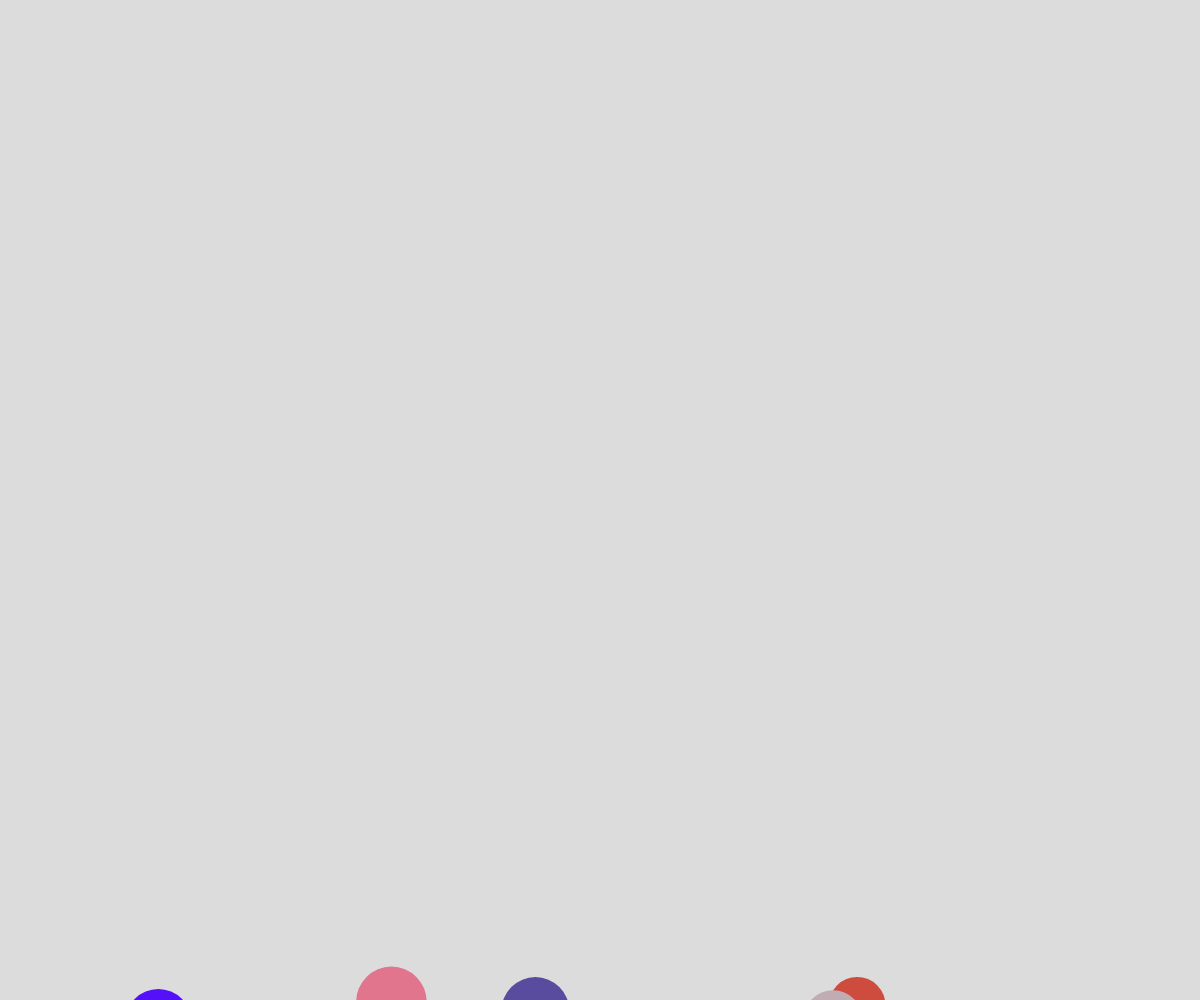
Frame 1 (no input)
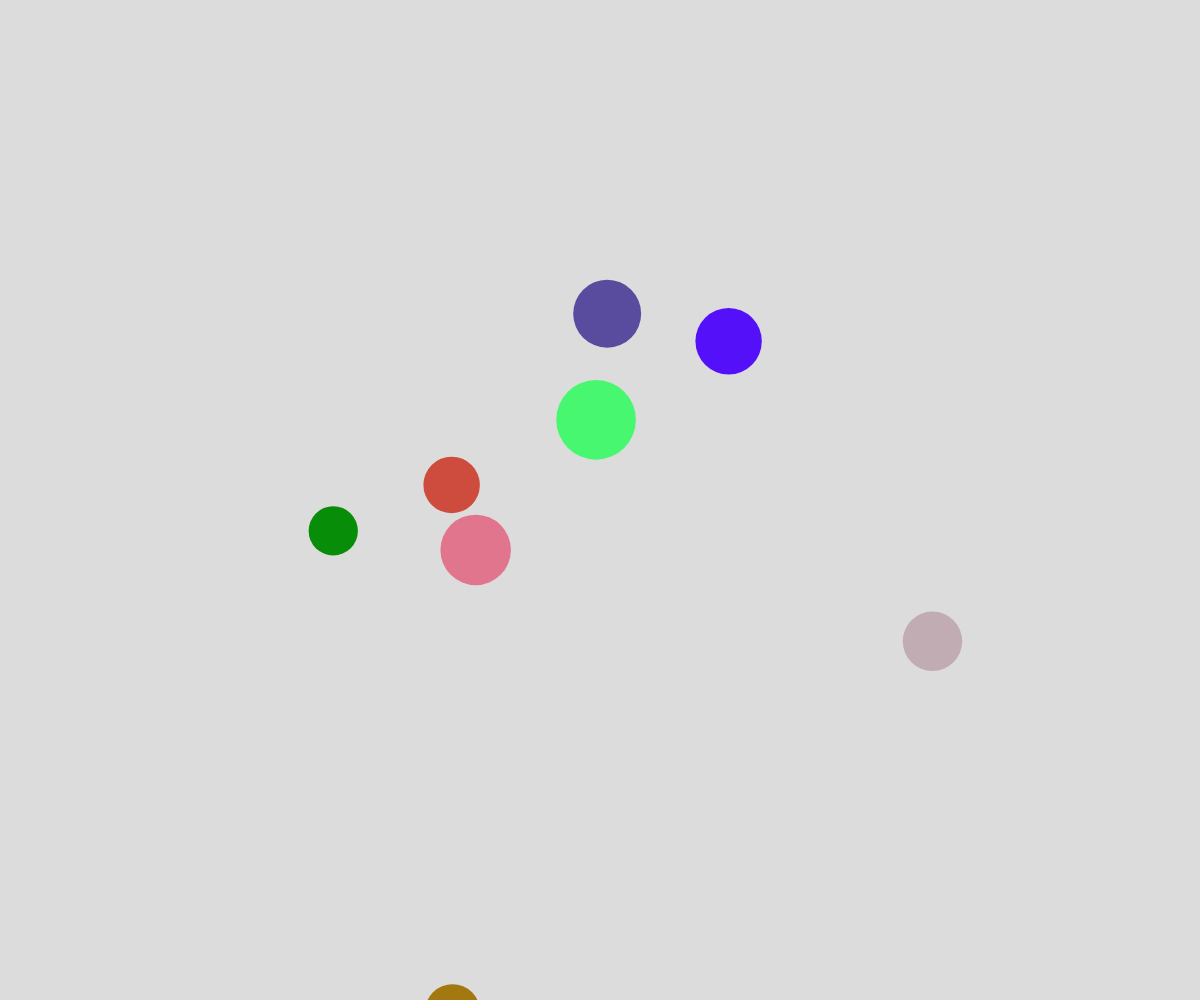
Frame 60 (no input)
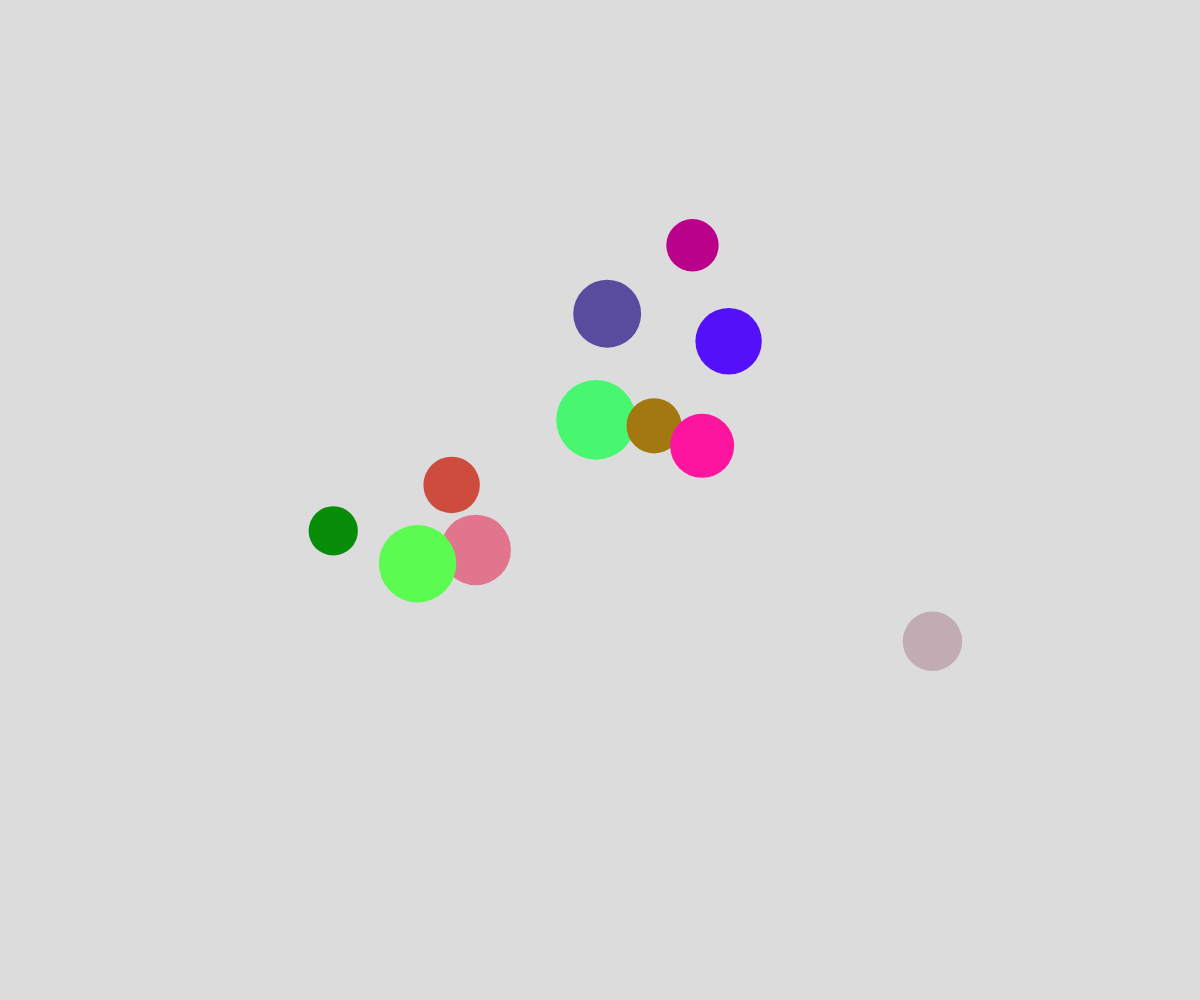
Frame 120 (the mouse pressed at the canvas centre since frame 60)

The p5.js sketch that drew these frames (run headless with seeded random() and noise() and a simulated clock; from frame 60 on, the mouse is pressed at the canvas centre):

// p5.js sketch
// ── sketch.js
// removing ojects from the array

let theBubbles = [];

function setup() {
  createCanvas(windowWidth, windowHeight);
  noStroke();

  for(let i = 0; i < 5; i++){
    spawnBubble();
  }

  window.setInterval(spawnBubble, 500);
}

function draw() {
  background(220);
  // moveBubblesRandomly();
  displayBubble();
  moveBubblesWithNoise();
  
}

function mousePressed(){
  for(let bubble of theBubbles){
    if (clickedInBubble(mouseX, mouseY, bubble)){
      let theIndex = theBubbles.indexOf(bubble);
      theBubbles.splice(theIndex, 1);
    }
  }
}

function clickedInBubble(x, y, theBubbles){
  let distanceAway = dist(x, y, theBubbles.x, theBubbles.y);
  if (distanceAway < theBubbles.radius){
    return true;
  }

  else{
    return false;
  }
}

function moveBubblesWithNoise(){
  for( let bubble of theBubbles) {
    let x = noise(bubble.timeX) * width;
    let y = noise(bubble.timeY) * height;

    bubble.x = x;
    bubble.y = y;

    
  }
}

function moveBubblesRandomly(){
  for(let bubble of theBubbles){
    let choice = random(100);
    
    if (choice < 50){
      bubble.y -= bubble.speed;
    }

    else if (choice < 65){
      bubble.y += bubble.speed;
    }

    else if (choice < 80){
      bubble.x += bubble.speed;
    }

    else{
      bubble.x -= bubble.speed;
    }
  }
}

function spawnBubble(){
  let someBubble = {
    x: random(width),
    y: height + random(0,25),
    speed: random(2, 5),
    radius: random(22, 40),
    r: random(255),
    g: random(255),
    b: random(255),
    alpha: random(255),
    timeX: random(9999999999),
    timeY: random(9999999999),
    deltaTime: 0.002,
  };

  theBubbles.push(someBubble);
}

function displayBubble(){
  for(let bubble of theBubbles){
    fill(bubble.r, bubble.g, bubble.b);
    circle(bubble.x, bubble.y, bubble.radius*2);
  }
}
